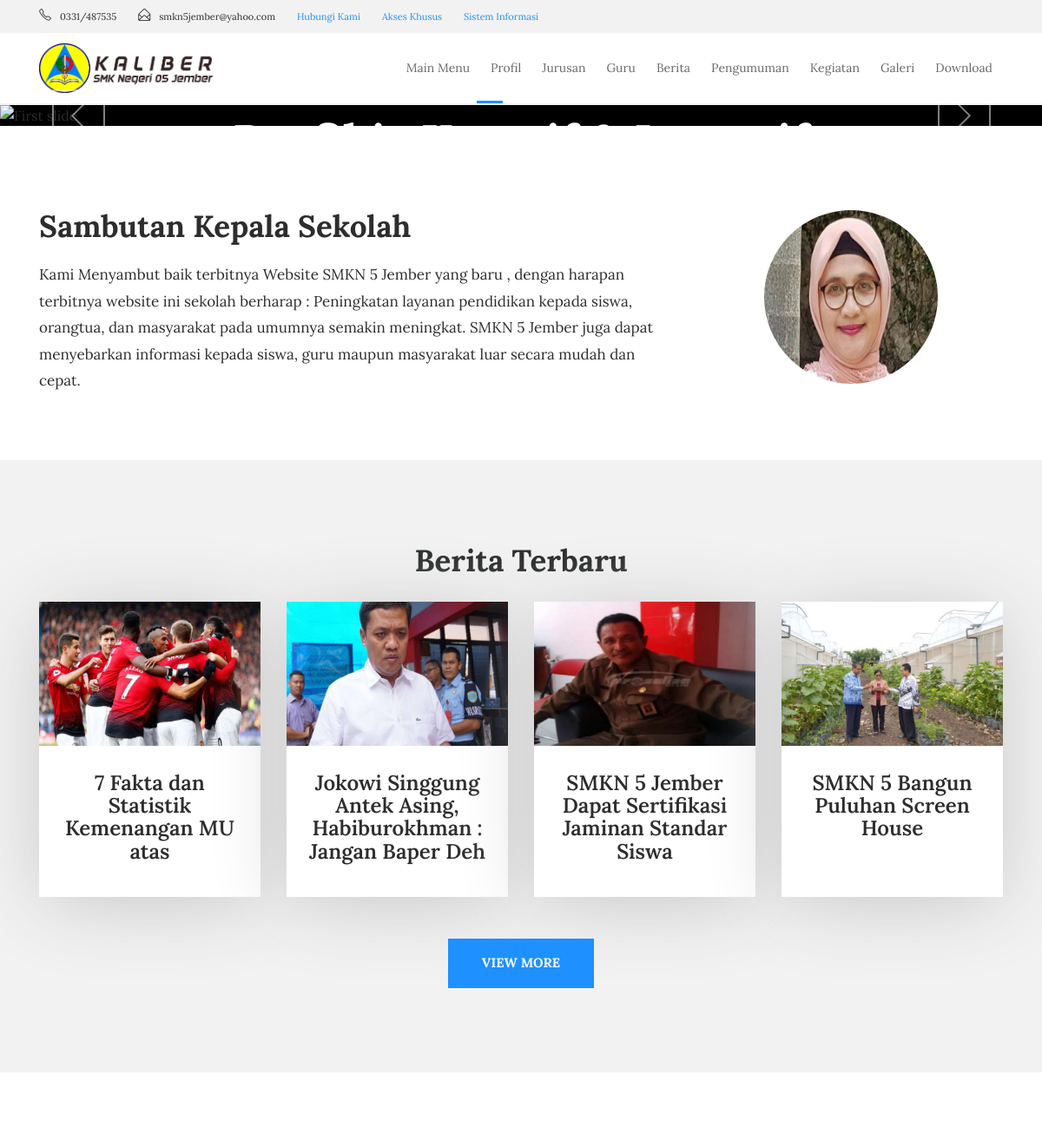
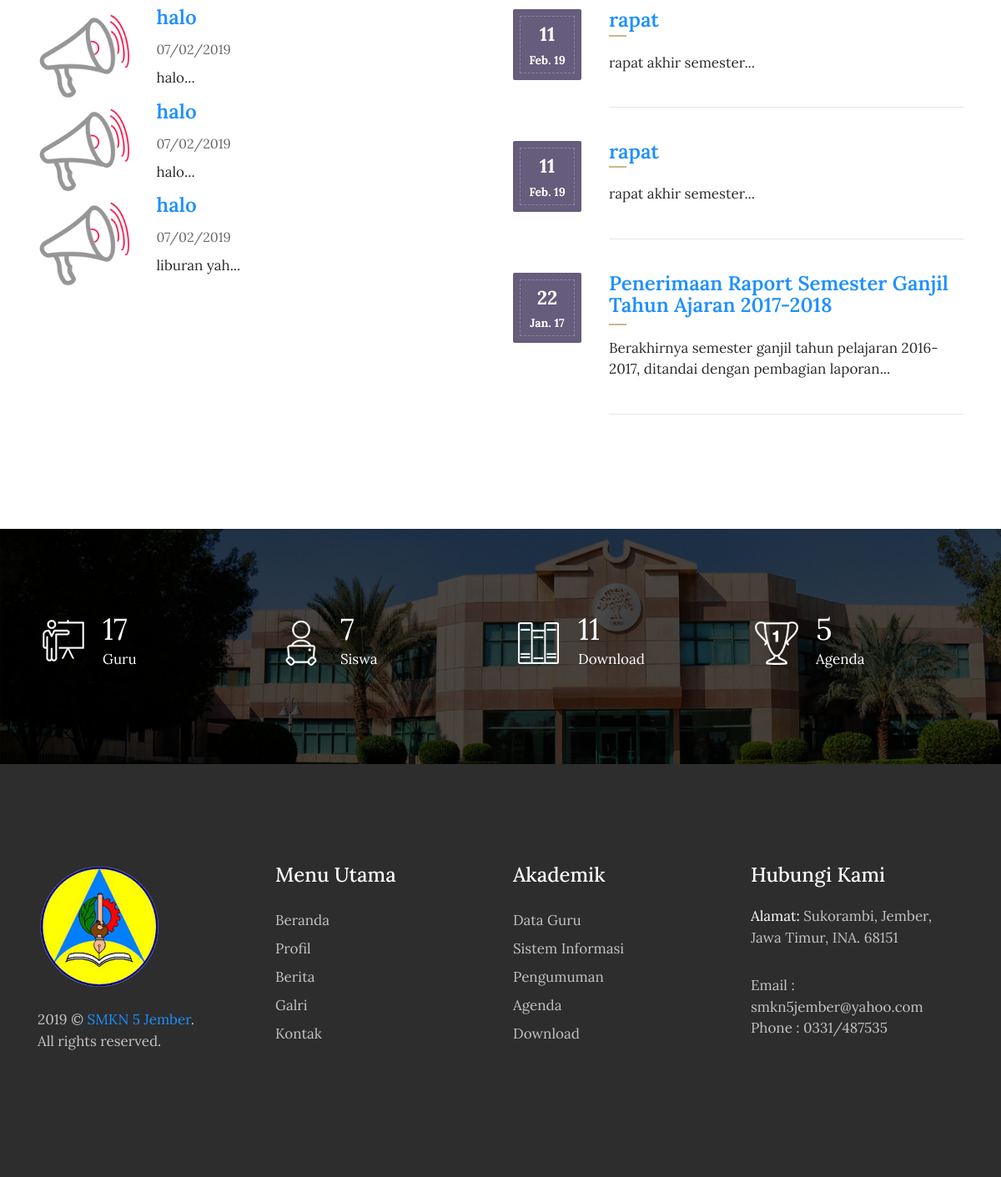
The page / on the database its author committed (2 pictures, top to bottom).
### tables this page shows
CREATE TABLE `tbl_tulisan` (
  `tulisan_id` int(11) NOT NULL,
  `tulisan_judul` varchar(100) DEFAULT NULL,
  `tulisan_isi` text,
  `tulisan_tanggal` timestamp NULL DEFAULT CURRENT_TIMESTAMP,
  `tulisan_kategori_id` int(11) DEFAULT NULL,
  `tulisan_kategori_nama` varchar(30) DEFAULT NULL,
  `tulisan_views` int(11) DEFAULT '0',
  `tulisan_gambar` varchar(40) DEFAULT NULL,
  `tulisan_pengguna_id` int(11) DEFAULT NULL,
  `tulisan_author` varchar(40) DEFAULT NULL,
  `tulisan_img_slider` int(2) NOT NULL DEFAULT '0',
  `tulisan_slug` varchar(200) DEFAULT NULL
);

CREATE TABLE `tbl_pengumuman` (
  `pengumuman_id` int(11) NOT NULL,
  `pengumuman_judul` varchar(150) DEFAULT NULL,
  `pengumuman_deskripsi` text,
  `pengumuman_tanggal` timestamp NULL DEFAULT CURRENT_TIMESTAMP,
  `pengumuman_author` varchar(60) DEFAULT NULL
);

CREATE TABLE `tbl_agenda` (
  `agenda_id` int(11) NOT NULL,
  `agenda_nama` varchar(200) DEFAULT NULL,
  `agenda_tanggal` timestamp NULL DEFAULT CURRENT_TIMESTAMP,
  `agenda_deskripsi` text,
  `agenda_mulai` date DEFAULT NULL,
  `agenda_selesai` date DEFAULT NULL,
  `agenda_tempat` varchar(90) DEFAULT NULL,
  `agenda_waktu` time(6) DEFAULT NULL,
  `agenda_keterangan` varchar(200) DEFAULT NULL,
  `agenda_author` varchar(60) DEFAULT NULL
);

### application/controllers/Home.php (called while the page is built, shortened)
<?php
class Home extends CI_Controller{
	function __construct(){
		$this->load->model('m_tulisan');
		$this->load->model('m_galeri');
		$this->load->model('m_pengumuman');
		$this->load->model('m_agenda');
		$this->load->model('m_files');
		$this->load->model('m_pengunjung');
	}
	function index(){
			$x['berita']=$this->m_tulisan->get_berita_home();
			$x['pengumuman']=$this->m_pengumuman->get_pengumuman_home();
			$x['agenda']=$this->m_agenda->get_agenda_home();
			$x['tot_guru']=$this->db->get('tbl_guru')->num_rows();
			$x['tot_siswa']=$this->db->get('tbl_siswa')->num_rows();
			$x['tot_files']=$this->db->get('tbl_files')->num_rows();
			$x['tot_agenda']=$this->db->get('tbl_agenda')->num_rows();
			$this->load->view('beranda/header',$x);
			$this->load->view('beranda/slider',$x);
			$this->load->view('depan/v_home',$x);
			$this->load->view('beranda/footer',$x);
	}
}

### index.php (called while the page is built, shortened)
<?php
require_once BASEPATH.'core/CodeIgniter.php';

### application/models/M_tulisan.php (called while the page is built, shortened)
<?php
class M_tulisan extends CI_Model{
	function get_berita_home(){
		$hsl=$this->db->query("SELECT tbl_tulisan.*,DATE_FORMAT(tulisan_tanggal,'%d/%m/%Y') AS tanggal FROM tbl_tulisan ORDER BY tulisan_id DESC limit 4");
		return $hsl;
	}
}

### application/models/M_pengumuman.php (called while the page is built, shortened)
<?php
class M_pengumuman extends CI_Model{
	function get_pengumuman_home(){
		$hsl=$this->db->query("SELECT pengumuman_id,pengumuman_judul,pengumuman_deskripsi,DATE_FORMAT(pengumuman_tanggal,'%d/%m/%Y') AS tanggal,pengumuman_author FROM tbl_pengumuman ORDER BY pengumuman_id DESC limit 3");
		return $hsl;
	}
}

### application/models/M_agenda.php (called while the page is built, shortened)
<?php
class M_agenda extends CI_Model{
	function get_agenda_home(){
		$hsl=$this->db->query("SELECT tbl_agenda.*,DATE_FORMAT(agenda_tanggal,'%d/%m/%Y') AS tanggal FROM tbl_agenda ORDER BY agenda_id DESC limit 3");
		return $hsl;
	}
}

### application/views/depan/v_home.php (the view, shortened to what this page needs)
<!DOCTYPE html>
<html lang="en">
<head>
    <link rel="stylesheet" href="<?php echo base_url().'theme/css/bootstrap.min.css'?>">
    <link rel="stylesheet" href="<?php echo base_url().'theme/css/font-awesome.min.css'?>">
    <link rel="stylesheet" href="<?php echo base_url().'theme/css/simple-line-icons.css'?>">
    <link rel="stylesheet" href="<?php echo base_url().'theme/css/slick.css'?>">
    <link rel="stylesheet" href="<?php echo base_url().'theme/css/slick-theme.css'?>">
    <link rel="stylesheet" href="<?php echo base_url().'theme/css/owl.carousel.min.css'?>">
    <link href="<?php echo base_url().'theme/css/style.css'?>" rel="stylesheet">
    <?php
        function limit_words($string, $word_limit){
            $words = explode(" ",$string);
            return implode(" ",array_splice($words,0,$word_limit));
        }
    ?>
</head>
<section class="clearfix about about-style2">
    <div class="container">
        <div class="row">
            <div class="col-md-8">
               <h2>Sambutan Kepala Sekolah</h2>
               <p>Kami Menyambut baik terbitnya Website SMKN 5 Jember yang baru , dengan harapan terbitnya website ini sekolah berharap : Peningkatan layanan pendidikan kepada siswa, orangtua, dan masyarakat pada umumnya semakin meningkat. SMKN 5 Jember juga dapat menyebarkan informasi kepada siswa, guru maupun masyarakat luar secara mudah dan cepat. </p>
            </div>
            <div class="col-md-4">
                <img src="<?php echo base_url().'theme/images/welcome.png'?>" class="img-fluid about-img" alt="#">
            </div>
        </div>
    </div>
</section>
<section class="our_courses">
    <div class="container">
        <div class="row">
            <div class="col-md-12">
                <h2 style="text-align: center;">Berita Terbaru</h2>
            </div>
        </div>
        <div class="row">
          <?php foreach ($berita->result() as $row) :?>
            <div class="col-xs-12 col-sm-6 col-md-6 col-lg-3">
                <div class="courses_box mb-4">
                    <div class="course-img-wrap">
                        <img src="<?php echo base_url().'assets/images/'.$row->tulisan_gambar;?>" class="img-fluid" alt="courses-img">
                    </div>
                    <a href="<?php echo site_url('artikel/'.$row->tulisan_slug);?>" class="course-box-content">
                        <h3 style="text-align:center;"><?php echo $row->tulisan_judul;?></h3>
                    </a>
                </div>
            </div>
          <?php endforeach;?>
        </div> <br>
        <div class="row">
            <div class="col-md-12 text-center">
                <a href="<?php echo site_url('artikel');?>" class="btn btn-default btn-courses">View More</a>
            </div>
        </div>
    </div>
</section>
<section class="event">
    <div class="container">
        <div class="row">
            <div class="col-lg-6">
                <div class="event-img2">
                <?php foreach ($pengumuman->result() as $row) :?>
                <div class="row">
                    <div class="col-sm-3"> <img src="<?php echo base_url().'theme/images/announcement-icon.png'?>" class="img-fluid" alt="event-img"></div>
                    <div class="col-sm-9"> <h3><a href="<?php echo site_url('pengumuman');?>"><?php echo $row->pengumuman_judul;?></a></h3>
                      <span><?php echo $row->tanggal;?></span>
                      <p><?php echo limit_words($row->pengumuman_deskripsi,10).'...';?></p>
                    </div>
                </div>
                <?php endforeach;?>
                </div>
            </div>
            <div class="col-lg-6">
                <div class="row">
                    <div class="col-md-12">
                      <?php foreach ($agenda->result() as $row):?>
                        <div class="event_date">
                            <div class="event-date-wrap">
                                <p><?php echo date("d", strtotime($row->agenda_tanggal));?></p>
                                <span><?php echo date("M. y", strtotime($row->agenda_tanggal));?></span>
                            </div>
                        </div>
                        <div class="date-description">
                            <h3><a href="<?php echo site_url('agenda');?>"><?php echo $row->agenda_nama;?></a></h3>
                            <p><?php echo limit_words($row->agenda_deskripsi,10).'...';?></p>
                            <hr class="event_line">
                        </div>
                        <?php endforeach;?>
                    </div>
                </div>
            </div>
        </div>
    </div>
</section>
<div class="detailed_chart">
    <div class="container">
        <div class="row">
            <div class="col-xs-12 col-sm-6 col-md-3 chart_bottom">
                <div class="chart-img">
                    <img src="<?php echo base_url().'theme/images/chart-icon_1.png'?>" class="img-fluid" alt="chart_icon">
                </div>
                <div class="chart-text">
                    <p><span class="counter"><?php echo $tot_guru;?></span> Guru
                    </p>
                </div>
            </div>
            <div class="col-xs-12 col-sm-6 col-md-3 chart_bottom chart_top">
                <div class="chart-img">
                    <img src="<?php echo base_url().'theme/images/chart-icon_2.png'?>" class="img-fluid" alt="chart_icon">
                </div>
                <div class="chart-text">
                    <p><span class="counter"><?php echo $tot_siswa;?></span> Siswa
                    </p>
                </div>
            </div>
            <div class="col-xs-12 col-sm-6 col-md-3 chart_top">
                <div class="chart-img">
                    <img src="<?php echo base_url().'theme/images/chart-icon_3.png'?>" class="img-fluid" alt="chart_icon">
                </div>
                <div class="chart-text">
                    <p><span class="counter"><?php echo $tot_files;?></span> Download
                    </p>
                </div>
            </div>
            <div class="col-xs-12 col-sm-6 col-md-3">
                <div class="chart-img">
                    <img src="<?php echo base_url().'theme/images/chart-icon_4.png'?>" class="img-fluid" alt="chart_icon">
                </div>
                <div class="chart-text">
                    <p><span class="counter"><?php echo $tot_agenda;?></span> Agenda</p>
                </div>
            </div>
        </div>
    </div>
</div>

### application/views/beranda/header.php (style rules this page uses)
body { top:0 !important; }

### rows shown on the page
tbl_tulisan: tulisan_gambar (picture), tulisan_judul "7 Fakta dan Statistik Kemenangan MU atas"
tbl_tulisan: tulisan_gambar (picture), tulisan_judul "Jokowi Singgung Antek Asing, Habiburokhman : Jangan Baper Deh"
tbl_tulisan: tulisan_gambar (picture), tulisan_judul "SMKN 5 Jember Dapat Sertifikasi Jaminan Standar Siswa"
tbl_tulisan: tulisan_gambar (picture), tulisan_judul "SMKN 5 Bangun Puluhan Screen House"
tbl_pengumuman: pengumuman_judul "halo", tanggal "07/02/2019", pengumuman_deskripsi "halo"
tbl_pengumuman: pengumuman_judul "halo", tanggal "07/02/2019", pengumuman_deskripsi "halo"
tbl_pengumuman: pengumuman_judul "halo", tanggal "07/02/2019", pengumuman_deskripsi "liburan yah"
tbl_agenda: agenda_tanggal "11", agenda_tanggal "Feb. 19", agenda_nama "rapat", agenda_deskripsi "rapat akhir semester"
tbl_agenda: agenda_tanggal "11", agenda_tanggal "Feb. 19", agenda_nama "rapat", agenda_deskripsi "rapat akhir semester"
tbl_agenda: agenda_tanggal "22", agenda_tanggal "Jan. 17", agenda_nama "Penerimaan Raport Semester Ganjil Tahun Ajaran 2017-2018", agenda_deskripsi "Berakhirnya semester ganjil tahun pelajaran 2016-2017, ditandai dengan pembagian laporan"

### other values the page prints
$tot_guru "17"
$tot_siswa "7"
$tot_files "11"
$tot_agenda "5"
